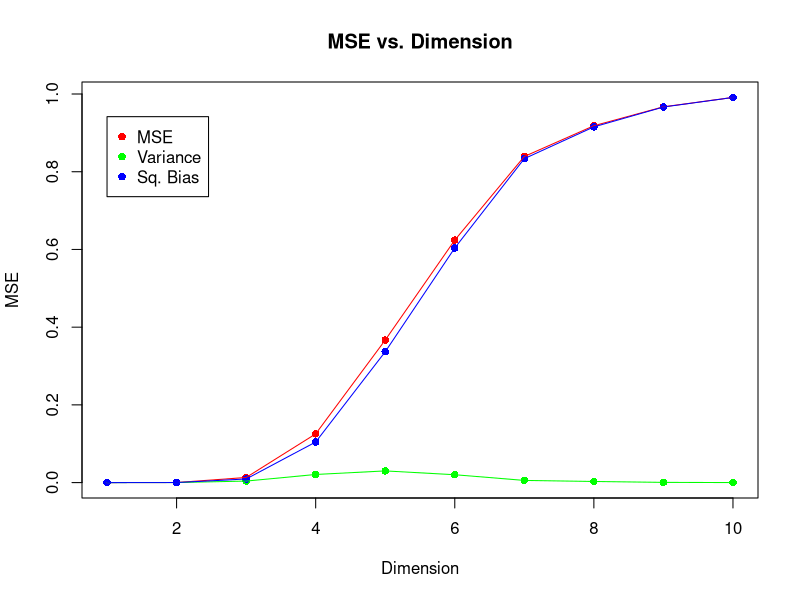

Here is the R script that generated this plot:
library(class)
library(MLmetrics)

# set up parameters for chosen figure
figure = 2.7
if(figure == 2.7){
  f_x <- function(row) exp(-8*norm(row, type="2")^2)
  f_x0 <- rep(1,100)
}
if(figure == 2.8){
  f_x <- function(row) 0.5*((row[1] + 1)^3)
  f_x0 <- rep(0.5,100)
}

# function to generate training data and labels for a given function
generate_training_data <- function(dimensions){
  dimensions = 1:dimensions
  training_data = matrix(nrow = 1000, ncol = length(dimensions))
  for (p in dimensions){
    column <- runif(n = 1000, min = -1, max = 1)
    training_data[,p] <- column
  }
  training_labels = apply(training_data, 1, f_x)
  return(list(training_data, training_labels))
}



# loop to apply knn to training data and predict x0
store_output <- list()
for(dimension in 1:10){
  store_dimension <- list()
  for(repetition in 1:100){
    output <- generate_training_data(dimension)
    training_data <- output[1][[1]]
    training_labels <- output[2][[1]]
    test_observation <- rep(0, dimension)
    prediction <- knn(training_data, test_observation, training_labels, k = 1)
    store_dimension[[repetition]] <- prediction
  }
  store_output[[dimension]] <- store_dimension
}

# calculate MSE(x0), Var & Bias for each dimension 
mse_list <- list()
variance_list <- list()
bias_list <- list()
count <- 1
for(dimension in store_output){
  f = unlist(dimension)
  predictions <- as.numeric(levels(f))[f]
  mse_list[[count]] <- MSE(predictions, f_x0)
  expected_y_hat <- mean(predictions)
  variance_list[[count]] <- MSE(predictions, rep(expected_y_hat,100))
  bias_list[[count]] <- MSE(rep(expected_y_hat,100), f_x0)
  count = count + 1
}


# plot the results
plot(unlist(mse_list), xlab = "Dimension", ylab = "MSE", col = 'red', pch = 16, main = "MSE vs. Dimension")
points(unlist(variance_list), col = 'green', pch = 16)
points(unlist(bias_list), col = 'blue', pch = 16)
lines(unlist(mse_list), col = 'red')
lines(unlist(variance_list), col = 'green')
lines(unlist(bias_list), col = 'blue')
y_legend <- max(unlist(mse_list))*0.95
legend(x = 1, y = y_legend, legend = c("MSE", "Variance", "Sq. Bias"), col = c('red', 'green', 'blue'), pch = 16)
